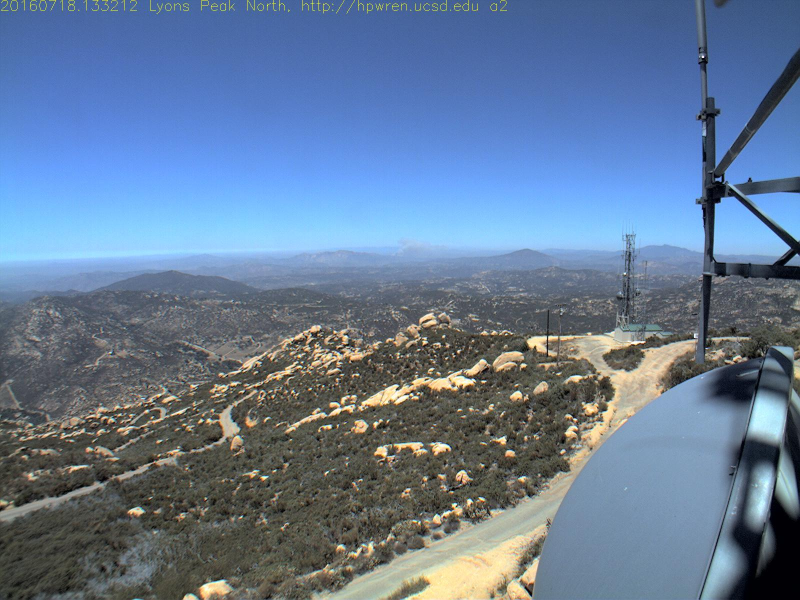
#> input picture test/false_negatives/1.jpg, 1600 x 1200 px, found by its file name (shown at 1/2 size)
$ python image_utils.py
#> lines starting #> are read from the running program, lines starting #| are printed output that depends on the picture
import os
import re
import xml.etree.ElementTree as ET

import cv2
import numpy as np
from PIL import Image, ImageDraw


# Function to extract, parse, and scale the coordinate string in the format <locXXXX> in a specific order
# [292 lines left out: functions extract_and_parse_coordinates, add_border, overlay_bbox, stitch_images, get_union_bounding_box, stitch_image_with_bboxes and 2 more, not called in this run]


def extract_tiles_from_horizon(
    image, horizon_y, dist_above, dist_below, tile_width, tile_number
):
    # Calculate the total height of the tiles region
    total_height = dist_above + dist_below


    # Calculate the starting y-coordinate for extraction
    start_y = max(0, horizon_y - dist_above)

    # Calculate the ending y-coordinate for extraction
    end_y = min(image.height, horizon_y + dist_below)

    # Initialize an array to store the tiles
    tiles = []
    tile_boxes = []

    if tile_number == 1:
        # Extract the tile from the image
        tile_box = (0, start_y, image.width, end_y)
        tile_boxes.append(tile_box)
        tile = image.crop(tile_box)
        tiles.append(tile)
        return tiles, tile_boxes

    # Iterate through the x-coordinates
    for x in range(
        0, image.width - tile_width + 1, (image.width - tile_width) // (tile_number - 1)
    ):
        # Extract the tile from the image
        tile_box = (x, start_y, x + tile_width, end_y)

        tile_boxes.append(tile_box)

        # Extract the tile from the image
        tile = image.crop(tile_box)
        # Append the tile to the tiles array
        tiles.append(tile)

    return tiles, tile_boxes


# [113 lines left out: functions draw_horizontal_line, resize_images, tile_image, load_images_from_directory, pil_to_cv2, parse_xml, not called in this run]


if __name__ == "__main__":
    image = Image.open("test/false_negatives/1.jpg")
#> image is the input picture: PIL image 1600x1200 RGB; mean R, G, B 100.9, 122.3, 150

    # Specify parameters
    horizon_y = image.height // 2  # Example horizon x value
#> horizon_y = 600
    dist_above = 400  # Example distance above horizon
    dist_below = 400  # Example distance below the horizon
    tile_number = 7  # Example number of tiles
    tile_width = image.width // 4  # Example tile width
#> tile_width = 400

    # Extract tiles
    extracted_tiles, tile_boxes = extract_tiles_from_horizon(
        image, horizon_y, dist_above, dist_below, tile_width, tile_number
    )
#> the loop in extract_tiles_from_horizon, `for x in range( 0, image.width - tile_width + 1, (image.width - tile_w..` made 7 passes
#> pass 1, in extract_tiles_from_horizon, `tile = image.crop(tile_box)`:
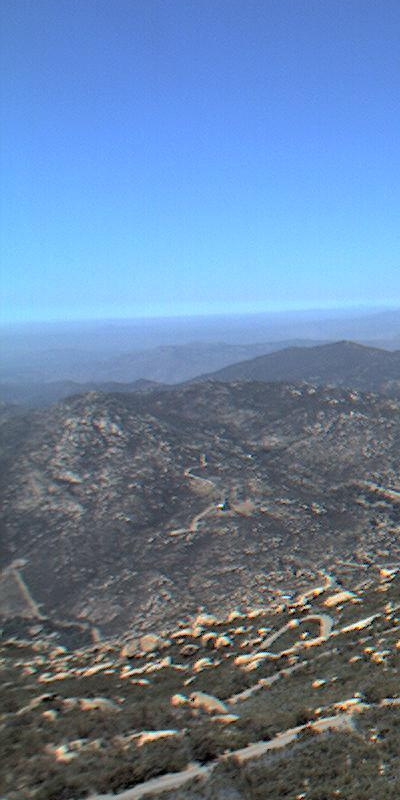
#> tile: PIL image 400x800 RGB; mean R, G, B 103.2, 129.1, 160.8
#> pass 2, in extract_tiles_from_horizon, `tile = image.crop(tile_box)`:
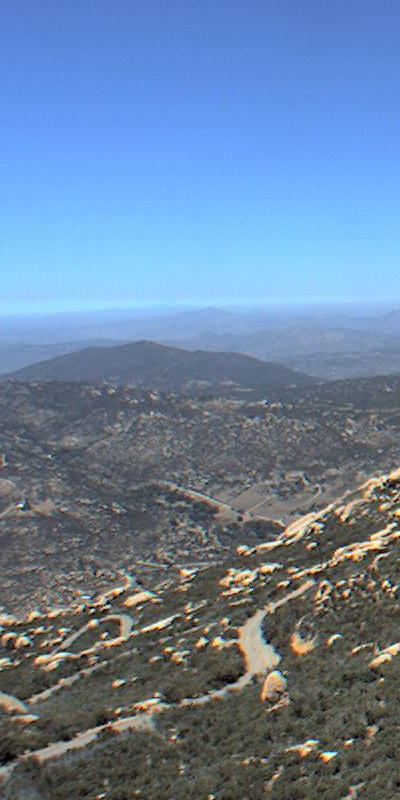
#> tile: PIL image 400x800 RGB; mean R, G, B 106, 129.8, 158.4
#> pass 3, in extract_tiles_from_horizon, `tile = image.crop(tile_box)`:
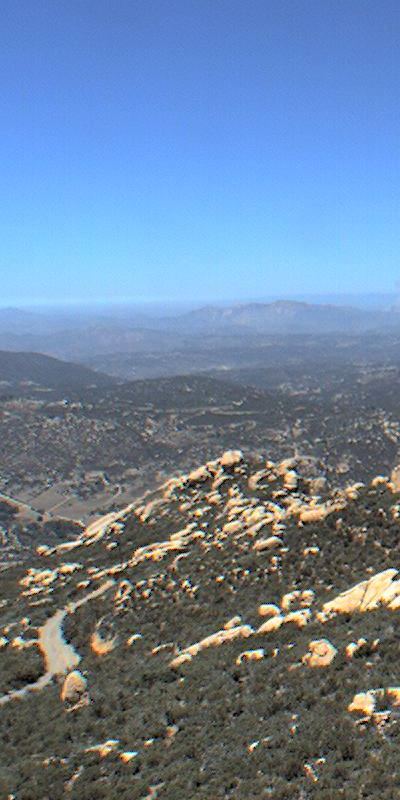
#> tile: PIL image 400x800 RGB; mean R, G, B 108.3, 130, 155.7
#> after the loop in extract_tiles_from_horizon, `for x in range(`: tile_boxes = [(0, 200, 400, 1000), (200, 200, 600, 1000), (400, 200, 800, 1000), (600, 200, 1000, 1000), (800, 200, 1200, 1000), (1000, 200, 1400, 1000), (1200, 200, 1600, 1000)]; tiles = 7 items
#> extracted_tiles = 7 items

    # Save or further process the extracted tiles as needed
    # For example, to save each tile as a separate image:
    for i, tile in enumerate(extracted_tiles):
        tile.save(f"test/tile_{i}.jpg")  # Save each tile with a unique name
#> this loop made 7 passes
